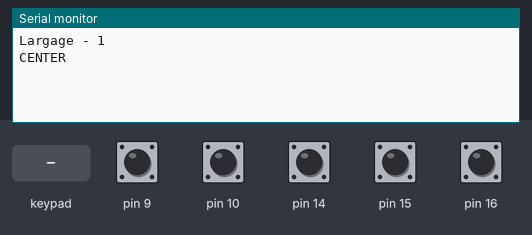
The sketch below on a simulated Arduino Leonardo, built with avr-gcc and run on an emulated ATmega32U4. Shown: the last lines printed to the serial monitor. Inputs (shaded band) come from the test bench; at power-on: pin 9, pin 10, pin 14–16 HIGH. USB keyboard and mouse output is not drawn.

Above: at 1.2 s.
1.3 s: pin 9 pulled LOW for 0.15 s
At 1.53 s:
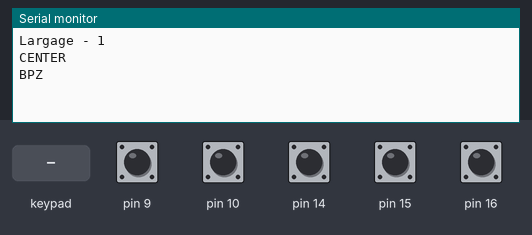
2.9 s: pin 10 pulled LOW for 0.15 s
At 3.13 s:
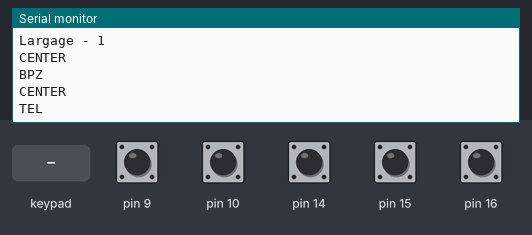
4.5 s: pin 15 pulled LOW for 0.15 s
At 6.1 s:
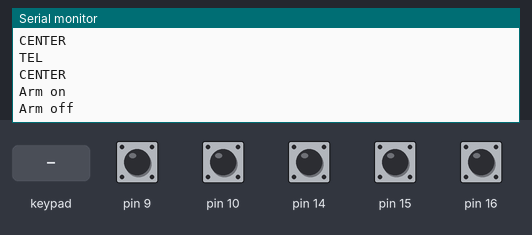
7.2 s: pin 16 pulled LOW for 0.15 s
At 8.0 s:
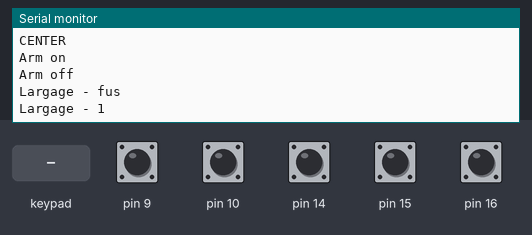
8.8 s: key '1' pressed
At 9.9 s:
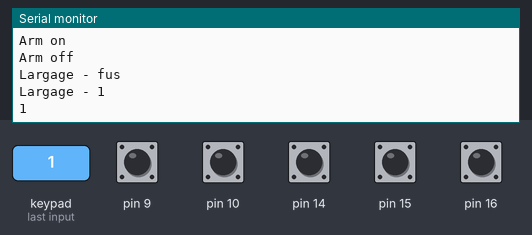
10.3 s: key 'q' pressed
At 10.9 s:
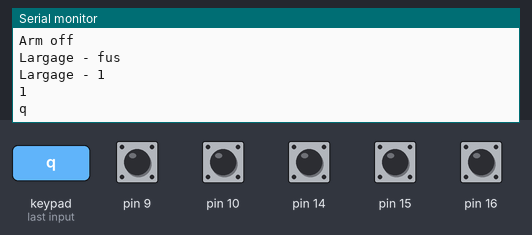

Measured:
- after the input at 1.3 s, the serial monitor: prints a new line after 0.10 s (image 1)
- after the input at 2.9 s, the serial monitor: prints a new line after 0.10 s (image 2)
- after the input at 4.5 s, the serial monitor: prints a new line after 0.60 s (image 3)
- after the input at 7.2 s, the serial monitor: prints a new line after 0.10 s (image 4)
- after the input at 8.8 s, the serial monitor: prints a new line at once (image 5)
- after the input at 10.3 s, the serial monitor: prints a new line at once (image 6)

The sketch:

F1_Utils_Ar3.ino
```cpp
#include <Keypad.h>
#include <Keyboard.h>

const int tempoApertoBotao = 100;

const int ROW_NUM = 3; //four rows
const int COLUMN_NUM = 4; //three columns

char keys[ROW_NUM][COLUMN_NUM] = {
  {'1','2','3','q'},
  {'4','5','6','w'},
  {'7','8','9','e'}
  //{'*','0','#'}
};

/*
{CAP,ALT,R,G},
  {EFF,EFF,PA','w'},
  {DETRE',LARG EXT,FLARE,LARGAGE}
*/
byte pin_rows[ROW_NUM] = {2,3,4}; //connect to the row pinouts of the keypad
byte pin_column[COLUMN_NUM] = {5,6,7,8}; //connect to the column pinouts of the keypad

Keypad keypad = Keypad( makeKeymap(keys), pin_rows, pin_column, ROW_NUM, COLUMN_NUM );

int lastButtonState[12] = { 0, 0, 0, 0, 0 ,0 ,0 ,0 ,0 ,0 ,0 ,0};

void teclado(void) {

  int pin9 = !digitalRead(9); // bpz
  int pin10 = !digitalRead(10); // tel
  int pin16 = !digitalRead(16); // Fus
  int pin14 = !digitalRead(14); // 2
  int pin15 = !digitalRead(15); //Arm

  int state01 = 0;
  int state02 = 1;
  int state03 = 2;
  int state04 = 3;
  int state05 = 4;
  int state06 = 5;
  int state07 = 6;
  int state08 = 7;

  if (pin15 == 1 && lastButtonState[state07] != pin15) {
    //Keyboard.press(KEY_LEFT_CTRL);  //Keyboard.press(KEY_LEFT_SHIFT);  //Keyboard.press(' ');
    delay(300);
    Keyboard.releaseAll();
    //Keyboard.press(KEY_LEFT_CTRL);    //Keyboard.press(' ');
    delay(300);
    Keyboard.releaseAll();
    Serial.println("Arm on");
    lastButtonState[state07] = pin15;
  }else if (pin15 == 0 && lastButtonState[state07] != pin15){
    //Keyboard.press(KEY_LEFT_ALT);    //Keyboard.press(' ');
    delay(300);
    Keyboard.releaseAll();
    //Keyboard.press(KEY_LEFT_ALT);  //Keyboard.press(KEY_LEFT_CTRL);  //Keyboard.press(' ');
    delay(300);
    Keyboard.releaseAll();
    Serial.println("Arm off");
    lastButtonState[state07] = pin15;
  }


  //Largage Switch
  //2
  if (pin14 == 1 && lastButtonState[state04] != pin14) {
    //Keyboard.press(KEY_RIGHT_SHIFT);    //Keyboard.press('j');
    delay(tempoApertoBotao);
    Keyboard.releaseAll();
    Serial.println("Largage - 2");
    lastButtonState[state04] = pin14;
    lastButtonState[state06] = 0;
  }else {
    lastButtonState[state04] = pin14;
  }
  //fus
  if (pin16 == 1 && lastButtonState[state05] != pin16) {
    //Keyboard.press(KEY_LEFT_SHIFT);    //Keyboard.press('j');
    delay(tempoApertoBotao);
    Keyboard.releaseAll();
    Serial.println("Largage - fus");
    lastButtonState[state05] = pin16;
    lastButtonState[state06] = 0;
  }else {
    lastButtonState[state05] = pin16;
  }
  //1
  if (pin16 == 0 && pin14 == 0 && lastButtonState[state06] != 1) {
    //Keyboard.press(KEY_RIGHT_CTRL);    //Keyboard.press('j');
    delay(tempoApertoBotao);
    Keyboard.releaseAll();
    Serial.println("Largage - 1");
    lastButtonState[state06] = 1;
  }


  //______________________
  //Tel
  if (pin10 == 1 && lastButtonState[state01] != pin10) {
    //Keyboard.press(KEY_LEFT_ALT);    //Keyboard.press(KEY_LEFT_SHIFT);    //Keyboard.press('z');
    delay(tempoApertoBotao);
    Keyboard.releaseAll();
    Serial.println("TEL");
    lastButtonState[state01] = pin10;
    lastButtonState[state03] = 0;
  }else {
    lastButtonState[state01] = pin10;
  }
  //Bpz
  if (pin9 == 1 && lastButtonState[state02] != pin9) {
    //Keyboard.press(KEY_LEFT_CTRL);    //Keyboard.press(KEY_LEFT_SHIFT);    //Keyboard.press('z');
    delay(tempoApertoBotao);
    Keyboard.releaseAll();
    Serial.println("BPZ");
    lastButtonState[state02] = pin9;
    lastButtonState[state03] = 0;
  }else {
    lastButtonState[state02] = pin9;
  }
  //center
  if (pin10 == 0 && pin9 == 0 && lastButtonState[state03] != 1) {
    //Keyboard.press(KEY_LEFT_ALT);    //Keyboard.press(KEY_LEFT_GUI);    //Keyboard.press('z');
    delay(tempoApertoBotao);
    Keyboard.releaseAll();
    Serial.println("CENTER");
    lastButtonState[state03] = 1;
  }

}

void setup(){
  pinMode(9, INPUT_PULLUP);
  pinMode(10, INPUT_PULLUP);
  pinMode(16, INPUT_PULLUP);
  pinMode(14, INPUT_PULLUP);
  pinMode(15, INPUT_PULLUP);
  Keyboard.begin();
  //Keypad.begin();
  Serial.begin(9600);
}

void loop(){

  //delay(400);

  teclado();

  char key = keypad.getKey(); //KEY_SPACE   KEY_LEFT_GUI

  if (key == '6'){ //PA
    Serial.println(key);
    //Keyboard.press(KEY_RIGHT_SHIFT); //Keyboard.press('p');
    delay(tempoApertoBotao);
    Keyboard.releaseAll();
  }else if (key == '1'){ //CAP
    Serial.println(key);
    //Keyboard.press(KEY_LEFT_CTRL); //Keyboard.press('p');
    delay(tempoApertoBotao);
    Keyboard.releaseAll();;
  }else if (key == '2'){ //ALT
    Serial.println(key);
    //Keyboard.press(KEY_LEFT_SHIFT); //Keyboard.press('p');
    delay(tempoApertoBotao);
    Keyboard.releaseAll();
  }else if (key == '3'){ //R
    Serial.println(key);
    //Keyboard.press(KEY_LEFT_ALT); //Keyboard.press('p');
    delay(tempoApertoBotao);
    Keyboard.releaseAll();
  }else if (key == 'q'){ //G
    Serial.println(key);
    //Keyboard.press(KEY_RIGHT_ALT); //Keyboard.press('p');
    delay(tempoApertoBotao);
    Keyboard.releaseAll();
  }

  if (key == '4' || key == '5'){ //EFF.
    Serial.println(key);
    //Keyboard.press(KEY_LEFT_CTRL); //Keyboard.press(KEY_LEFT_GUI); //Keyboard.press('w');
    delay(tempoApertoBotao);
    Keyboard.releaseAll();
  }

  if (key == '9'){ //Flare
    Serial.println(key);
    //Keyboard.press('d');
    delay(tempoApertoBotao);
    Keyboard.releaseAll();
  }

  if (key == '8'){ //Matra Jett - Larg ext
    Serial.println(key);
    //Keyboard.press(KEY_LEFT_CTRL); //Keyboard.press(KEY_LEFT_SHIFT); //Keyboard.press('`');
    delay(300);
    Keyboard.releaseAll();
    //Keyboard.press('`');
    delay(tempoApertoBotao);
    Keyboard.releaseAll();
  }

  if (key == '7'){ //Emergence jett - Detre
    Serial.println(key);
    //Keyboard.press(KEY_LEFT_CTRL); //Keyboard.press(KEY_LEFT_SHIFT); //Keyboard.press('j');
    delay(300);
    Keyboard.releaseAll();
    //Keyboard.press(KEY_LEFT_CTRL); //Keyboard.press('j');
    delay(500);
    Keyboard.releaseAll();
  }

  if (key == 'e'){ //Select Jett - Largage
    Serial.println(key);
    //Keyboard.press(KEY_RIGHT_CTRL); //Keyboard.press(KEY_RIGHT_SHIFT); //Keyboard.press('j');
    delay(300);
    Keyboard.releaseAll();
    //Keyboard.press(KEY_LEFT_ALT); //Keyboard.press('j');
    delay(500);
    Keyboard.releaseAll();
  }

}
```
